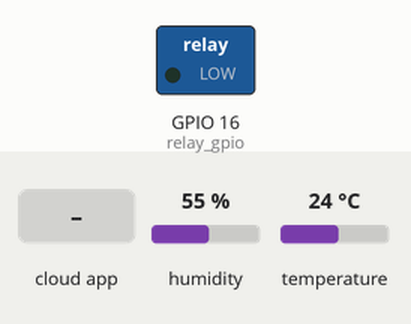
Simulated run of this sketch. Board: ESP32. On the bench: switched loads named in the sketch (green lamp = pin HIGH). The inputs (shaded band) are chosen by the test bench; at power-on: humidity 55 %, temperature 24 °C. WiFi joins after 1.5 s; servers stay silent unless stated.

Above: at 2.7 s.
2.8 s: the phone or cloud app sets esp32_relay to 1
At 6.8 s:
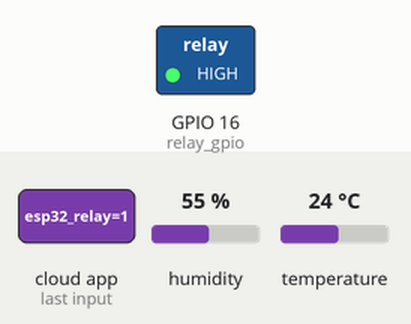
8.0 s: the phone or cloud app sets esp32_relay to 0
At 12.2 s:
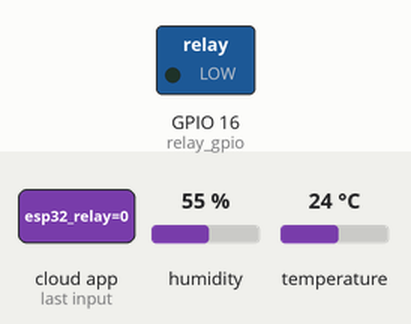
Timing chart, 0 to 13.7 s (numbered marks = the images above; inputs shaded):
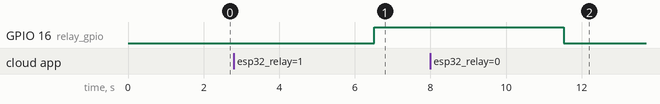

Measured:
- after the input at 2.8 s, GPIO 16 (relay_gpio): LOW → HIGH after 3.7 s
- after the input at 8.0 s, GPIO 16 (relay_gpio): HIGH → LOW after 3.5 s

The sketch:

Untitled_may27a.ino
```cpp
#include "arduino_secrets.h"
// DHT sensor library for ESPx - Version: Latest
#include <DHTesp.h>

/*
  Sketch generated by the Arduino IoT Cloud Thing "Untitled"
  https://create.arduino.cc/cloud/things/eda6a3a1-c30a-4b78-8d11-64d978fb2e51

  Arduino IoT Cloud Variables description

  The following variables are automatically generated and updated when changes are made to the Thing

  float dht22_humedad;
  float dht22_temperatura;
  bool esp32_relay;

  Variables which are marked as READ/WRITE in the Cloud Thing will also have functions
  which are called when their values are changed from the Dashboard.
  These functions are generated with the Thing and added at the end of this sketch.
*/

#include "thingProperties.h"
DHTesp dht;
#define relay_gpio 16
void setup() {
  // Initialize serial and wait for port to open:
  Serial.begin(9600);
  // This delay gives the chance to wait for a Serial Monitor without blocking if none is found
  delay(1500);

  // Defined in thingProperties.h
  initProperties();

  // Connect to Arduino IoT Cloud
  ArduinoCloud.begin(ArduinoIoTPreferredConnection);

  /*
     The following function allows you to obtain more information
     related to the state of network and IoT Cloud connection and errors
     the higher number the more granular information you’ll get.
     The default is 0 (only errors).
     Maximum is 4
 */
  setDebugMessageLevel(2);
  ArduinoCloud.printDebugInfo();
  dht.setup(4,DHTesp::DHT22);
  pinMode(relay_gpio, OUTPUT);
}

void loop() {
  ArduinoCloud.update();
  // Your code here
  dht22_temperatura = dht.getTemperature();
  dht22_humedad = dht.getHumidity();
  delay(5000);

}


/*
  Since Esp32Relay is READ_WRITE variable, onEsp32RelayChange() is
  executed every time a new value is received from IoT Cloud.
*/
void onEsp32RelayChange()  {
  // Add your code here to act upon Esp32Relay change
  if (esp32_relay){
    digitalWrite(relay_gpio, HIGH);
  } else {
    digitalWrite(relay_gpio, LOW);
  }
}
```

arduino_secrets.h
```cpp
#define SECRET_SSID ""
#define SECRET_OPTIONAL_PASS ""
#define SECRET_DEVICE_KEY ""
```

thingProperties.h
```cpp
// Code generated by Arduino IoT Cloud, DO NOT EDIT.

#include <ArduinoIoTCloud.h>
#include <Arduino_ConnectionHandler.h>

const char DEVICE_LOGIN_NAME[]  = "b504181a-8aa6-466c-9c18-35151e10d9dd";

const char SSID[]               = SECRET_SSID;    // Network SSID (name)
const char PASS[]               = SECRET_OPTIONAL_PASS;    // Network password (use for WPA, or use as key for WEP)
const char DEVICE_KEY[]  = SECRET_DEVICE_KEY;    // Secret device password

void onEsp32RelayChange();

float dht22_humedad;
float dht22_temperatura;
bool esp32_relay;

void initProperties(){

  ArduinoCloud.setBoardId(DEVICE_LOGIN_NAME);
  ArduinoCloud.setSecretDeviceKey(DEVICE_KEY);
  ArduinoCloud.addProperty(dht22_humedad, READ, ON_CHANGE, NULL);
  ArduinoCloud.addProperty(dht22_temperatura, READ, ON_CHANGE, NULL);
  ArduinoCloud.addProperty(esp32_relay, READWRITE, ON_CHANGE, onEsp32RelayChange);

}

WiFiConnectionHandler ArduinoIoTPreferredConnection(SSID, PASS);
```
